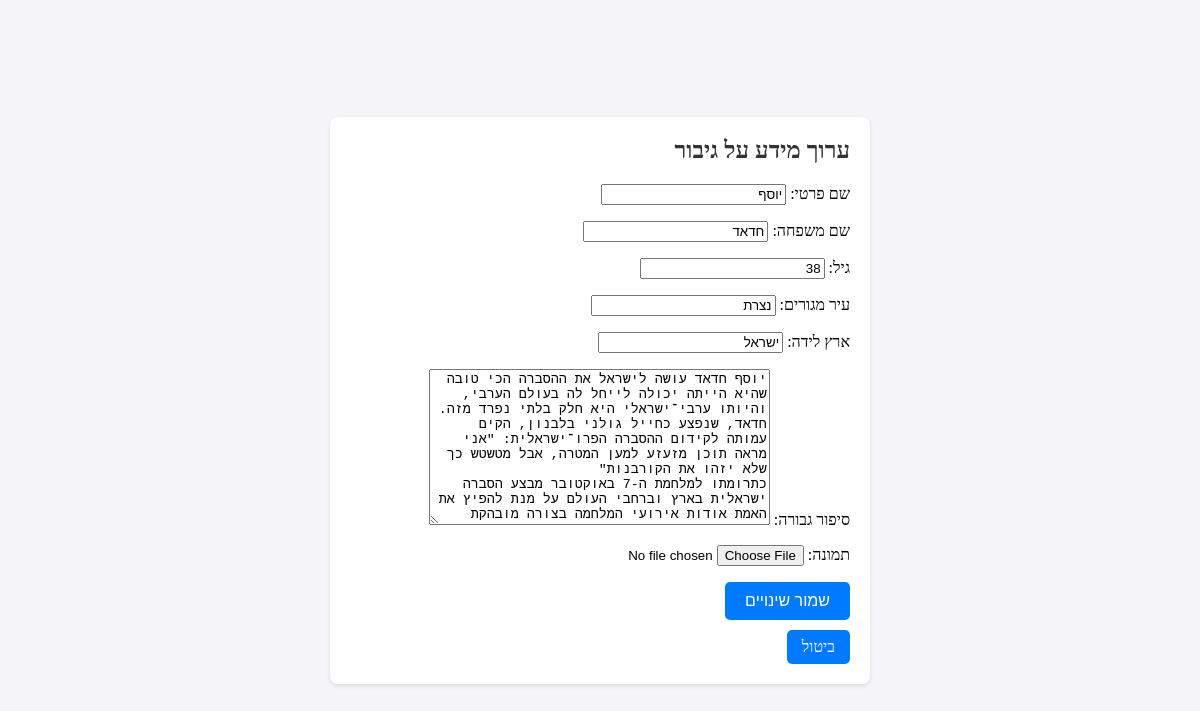
The page /edit_hero/4/ (signed in) on the database its author committed.
### ironSwordsApp/models.py (models this page shows, shortened)
class Hero(models.Model):
    user = models.ForeignKey(User, on_delete=models.SET_NULL, null=True)
    first_name = models.CharField(max_length=100)
    last_name = models.CharField(max_length=100)
    age = models.IntegerField()
    hometown = models.CharField(max_length=100)
    country_of_birth = models.CharField(max_length=100)
    hero_story = models.TextField()
    image = models.ImageField(upload_to='heroes_images/', blank=True, null=True)

### ironSwordsApp/views.py (the view)
# urls.py: path('edit_hero/<int:hero_id>/', views.edit_hero, name='edit_hero'),
@login_required
def edit_hero(request, hero_id):
    hero = get_object_or_404(Hero, id=hero_id)
    if request.user != hero.user and not request.user.is_staff:
        return redirect('home')  # Redirect to home or show a permission error
    if request.method == 'POST':
        form = HeroForm(request.POST, instance=hero)
        if form.is_valid():
            form.save()
            return redirect('hero_detail', hero_id=hero.id)  # Redirect to the hero detail page after saving
    else:
        form = HeroForm(instance=hero)
    return render(request, 'edit_hero.html', {'form': form, 'hero': hero})

### ironSwordsApp/forms.py
class HeroForm(forms.ModelForm):
    class Meta:
        model = Hero
        fields = ['first_name', 'last_name', 'age', 'hometown', 'country_of_birth', 'hero_story', 'image']
        labels = {
            'first_name': 'שם פרטי',
            'last_name': 'שם משפחה',
            'age': 'גיל',
            'hometown': 'עיר מגורים',
            'country_of_birth': 'ארץ לידה',
            'hero_story': 'סיפור גבורה',
            'image': 'תמונה',
        }
        widgets = {
            'image': forms.FileInput()  # Use FileInput for single file uploads
        }

### ironSwordsApp/templates/edit_hero.html (shortened to what this page needs)
<!DOCTYPE html>
<html lang="en">
<head>
    {% load static %}
</head>
<body>
    <div class="container">
    <div class="header">
        <h1>ערוך מידע על גיבור</h1>
    </div>
    <form method="post">
        {{ form.as_p }}
        <button type="submit">שמור שינויים</button>
    </form>
    <a href="{% url 'home' %}">ביטול</a>
</body>
</html>

### ironSwordsApp/templates/edit_hero.html (style rules this page uses)
body { direction: rtl; text-align: right; font-family: Times New Roman, sans-serif; margin: 0; padding: 0; display: flex; justify-content: center; align-items: center; height: 100vh; background-color: #f4f4f9; }
.container { width: 100%; max-width: 500px; background: #fff; padding: 20px; border-radius: 8px; box-shadow: 0 2px 4px rgba(0, 0, 0, 0.1); text-align: right; }
.header { margin-bottom: 20px; }
h1 { font-size: 24px; margin: 0; color: #333; }
form { margin-top: 20px; }
button, a { display: block; margin-top: 10px; text-align: center; padding: 10px 20px; border: none; border-radius: 5px; cursor: pointer; font-size: 16px; color: #fff; text-decoration: none; }
button { background-color: #007bff; }
a { background-color: #007bff; width: auto; display: inline-block; padding: 8px 15px; }

### rows shown on the page
Hero: first_name "יוסף", last_name "חדאד", age "38", hometown "נצרת", country_of_birth "ישראל", hero_story "יוסף חדאד עושה לישראל את ההסברה הכי טובה שהיא הייתה יכולה לייחל לה בעולם הערבי, והיותו ערבי־ישראלי היא חלק בלתי נפרד מזה. חדאד, שנפצע כחייל גולני בלבנון, הקים עמותה לקידום ההסברה הפרו־ישראלית: \"אני מראה תוכן מזעזע למען המטרה, אבל מטשטש כך שלא יזהו את הקורבנות\" כתרומתו למלחמת ה-7 באוקטובר מבצע הסברה ישראלית בארץ וברחבי העולם על מנת להפיץ את האמת אודות אירועי המלחמה בצורה מובהקת"
